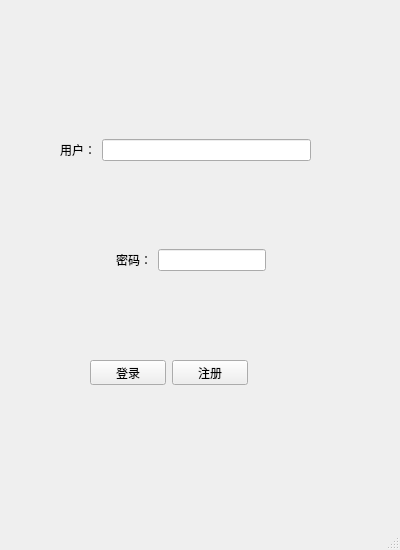
<?xml version="1.0" encoding="UTF-8"?>
<ui version="4.0">
 <class>login</class>
 <widget class="QMainWindow" name="login">
  <property name="geometry">
   <rect>
    <x>0</x>
    <y>0</y>
    <width>400</width>
    <height>550</height>
   </rect>
  </property>
  <property name="windowTitle">
   <string>login</string>
  </property>
  <widget class="QWidget" name="centralwidget">
   <widget class="QWidget" name="horizontalLayoutWidget">
    <property name="geometry">
     <rect>
      <x>10</x>
      <y>110</y>
      <width>361</width>
      <height>80</height>
     </rect>
    </property>
    <layout class="QHBoxLayout" name="horizontalLayout">
     <item>
      <spacer name="horizontalSpacer">
       <property name="orientation">
        <enum>Qt::Horizontal</enum>
       </property>
       <property name="sizeType">
        <enum>QSizePolicy::Fixed</enum>
       </property>
       <property name="sizeHint" stdset="0">
        <size>
         <width>50</width>
         <height>15</height>
        </size>
       </property>
      </spacer>
     </item>
     <item>
      <widget class="QLabel" name="label">
       <property name="text">
        <string>用户：</string>
       </property>
      </widget>
     </item>
     <item>
      <widget class="QLineEdit" name="lineEdit"/>
     </item>
     <item>
      <spacer name="horizontalSpacer_2">
       <property name="orientation">
        <enum>Qt::Horizontal</enum>
       </property>
       <property name="sizeType">
        <enum>QSizePolicy::Fixed</enum>
       </property>
       <property name="sizeHint" stdset="0">
        <size>
         <width>60</width>
         <height>20</height>
        </size>
       </property>
      </spacer>
     </item>
    </layout>
   </widget>
   <widget class="QWidget" name="horizontalLayoutWidget_2">
    <property name="geometry">
     <rect>
      <x>40</x>
      <y>220</y>
      <width>301</width>
      <height>80</height>
     </rect>
    </property>
    <layout class="QHBoxLayout" name="horizontalLayout_2">
     <item>
      <spacer name="horizontalSpacer_3">
       <property name="orientation">
        <enum>Qt::Horizontal</enum>
       </property>
       <property name="sizeHint" stdset="0">
        <size>
         <width>40</width>
         <height>20</height>
        </size>
       </property>
      </spacer>
     </item>
     <item>
      <widget class="QLabel" name="label_2">
       <property name="text">
        <string>密码：</string>
       </property>
      </widget>
     </item>
     <item>
      <widget class="QLineEdit" name="pwdEdit"/>
     </item>
     <item>
      <spacer name="horizontalSpacer_4">
       <property name="orientation">
        <enum>Qt::Horizontal</enum>
       </property>
       <property name="sizeHint" stdset="0">
        <size>
         <width>40</width>
         <height>20</height>
        </size>
       </property>
      </spacer>
     </item>
    </layout>
   </widget>
   <widget class="QWidget" name="">
    <property name="geometry">
     <rect>
      <x>90</x>
      <y>360</y>
      <width>158</width>
      <height>25</height>
     </rect>
    </property>
    <layout class="QHBoxLayout" name="horizontalLayout_3">
     <item>
      <widget class="QPushButton" name="pushButton">
       <property name="text">
        <string>登录</string>
       </property>
      </widget>
     </item>
     <item>
      <widget class="QPushButton" name="pushButton_2">
       <property name="text">
        <string>注册</string>
       </property>
      </widget>
     </item>
    </layout>
   </widget>
  </widget>
  <widget class="QMenuBar" name="menubar">
   <property name="geometry">
    <rect>
     <x>0</x>
     <y>0</y>
     <width>400</width>
     <height>21</height>
    </rect>
   </property>
  </widget>
  <widget class="QStatusBar" name="statusbar"/>
 </widget>
 <resources/>
 <connections/>
</ui>
